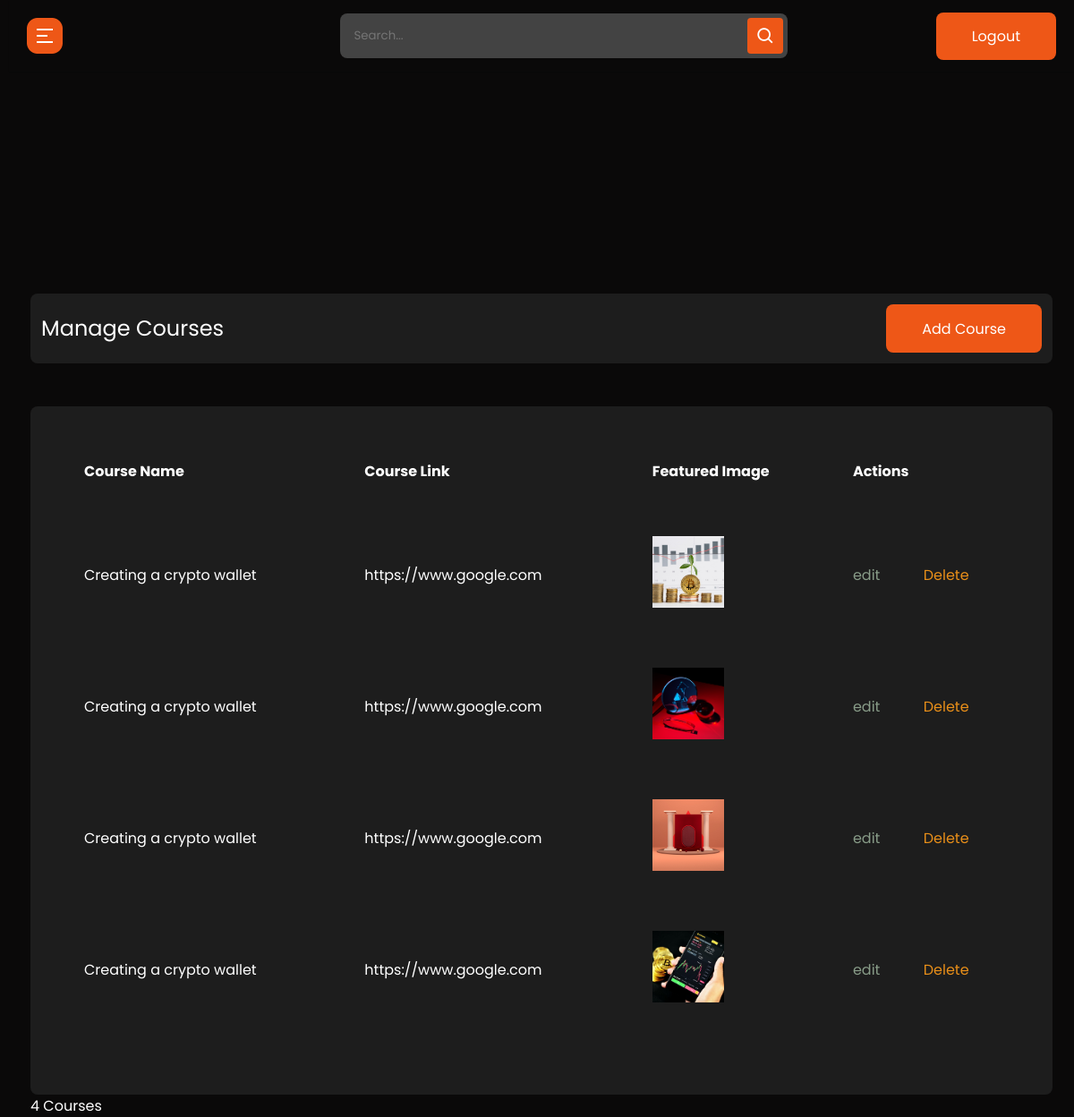
The app's page /admincourse (signed in) with its own data.
### cms/models.py (models this page shows, shortened)
class Course(models.Model):
    id = models.UUIDField(default=uuid.uuid4, unique=True, primary_key=True, editable=False)
    courses = models.TextField(null=True, blank=True)
    course_link = models.TextField(null=True, blank=True)
    featured_image = models.ImageField(null=True, blank=True, default="default.png", upload_to="course_images/")

### cms/decorators.py (the view)
        def wrapper_func(request, *args, **kwargs):
            group = None
            if request.user.groups.exists():
                group = request.user.groups.all()[0].name
            if group in allowed_roles:
                return view_func(request, *args, **kwargs)
            else:
                return redirect("unauthorized-page")

### cms/views.py (called while the page is built)
@login_required(login_url='admin-login')
@allowed_user(allowed_roles=['admin'])
@admin_only
def admin_course(request):
    template_name = 'cms/admin-course/index.html'
    courses = Course.objects.all()
    context = {'courses':courses}
    return render(request, template_name, context)

### cms/templates/cms/admin-course/index.html
{% extends 'admin_base.html' %}
{% load static %}
  {% block content %}
  <section class="panel-section" style="margin-top: -700px">
    <div class="panel-content">
	  <div class="page-wrapper admin-wrapper course-wrapper">
        <section class="alt-nav">
            <h4>Manage Courses</h4>
            <a href="{% url 'create-course' %}" class="btn">Add Course</a>
        </section>
      <section class="trade-table store-table course-table">
        <table>
          <thead>
            <tr>
              <th scope="col">Course Name</th>
              <th scope="col">Course Link</th>
              <th scope="col">Featured Image</th>
              <th scope="col" colspan="3">Actions</th>
            </tr>
          </thead>
          <tbody>
          {% for course in courses %}
            <tr>
              <td data-label="Course Name">{{course.courses}}</td>
              <td data-label="Course Name">{{course.course_link}}</td>
              <td data-label="image"><img src="{{course.featured_image.url}}"></td>
              <td data-label="Action"><a href="{% url 'update-course' course.id %}" class="edit">edit</a></td>
              <td><a style="color: rgb(233, 143, 25);" href="{% url 'delete-course' course.id %}" class="delete">Delete</a></td>
            </tr>
          {% endfor %}
          </tbody>
        </table>
      </section>
      {% if courses.count <= 1 %}
          {{courses.count}} Course
      {% elif courses.count > 1 %}
          {{courses.count}} Courses
      {% else %}
        No course has been added
      {% endif %}
	  </div>
    </div>
  </section>
{% endblock content %}

### cms/templates/admin_base.html (shortened to what this page needs)
{% load static %}
<!DOCTYPE html>
<html lang="en">
	<head>
      <link rel="stylesheet" type="text/css" href="{% static 'css/style.css' %}" />
      <link rel="stylesheet" type="text/css" href="{% static 'css/admin.css' %}" />
      <link rel="stylesheet" href="{% static 'css/sidebar.css' %}">
    <link href="https://cdn.jsdelivr.net/npm/remixicon@2.5.0/fonts/remixicon.css" rel="stylesheet">
    <link href='https://unpkg.com/boxicons@2.0.7/css/boxicons.min.css' rel='stylesheet'>
      <link rel="stylesheet" href="https://cdnjs.cloudflare.com/ajax/libs/font-awesome/5.15.1/css/all.min.css">
  </head>
<body>
  <section class="panel-section">
    <nav class="panel-nav">
      <div class="sidebar-button">
        <img src="{% static './images/hamburger.png' %}" class='bx bx-menu sidebarBtn'></i>
      </div>
      <div class="search-box">
        <form action="" method="get">
          <input type="search" placeholder="Search...">
          <i class='bx bx-search' ></i>
        </form>
      </div>
      <div>
        <a href="logout" class="btn">Logout</a>
      </div>
    </nav>
  </section>
    {% block content %} {% endblock %}
</body>
</html>

### static/css/style.css (style rules this page uses)
html { scroll-behavior: smooth; }
* { margin: 0; padding: 0; -webkit-box-sizing: border-box; box-sizing: border-box; }
body { font-family: "Poppins", sans-serif; background-color: #0A0909; color: #fff; max-width: 1440px; margin: auto; }
.page-wrapper { padding: 0 24px; }
h4 { font-size: clamp(20px, 3vw, 24px); }
h2, h4, h5 { line-height: 1.2; }
a { text-decoration: none; color: #fff; }
.btn { padding: 15px 40px; border: 0px; border-radius: 8px; background-color: #EE5717; font-family: "Poppins", sans-serif; -webkit-transition: 0.3s; transition: 0.3s; height: 54px; width: auto; }
a.btn { text-decoration: none; color: #fff; }
.trade-table { width: 90%; background-color: #1D1D1D; margin: auto; margin-top: 48px; border-radius: 8px; padding: 48px; }
.trade-table table { border-collapse: collapse; width: 100%; }
.trade-table table thead { font-weight: 500; }
.trade-table table td, .trade-table table th { text-align: left; padding: 12px; }
.trade-table table th { background-color: #1D1D1D; }
.trade-table table tr:nth-child(even) { background-color: #333333; border-radius: 8px; }

### static/css/admin.css (style rules this page uses)
* { font-family: "Poppins", sans-serif; }
.edit { color: #889c88; -webkit-transition: 0.3s; transition: 0.3s; }
.delete { color: #F83A3A; -webkit-transition: 0.3s; transition: 0.3s; }
.alt-nav { width: 100%; display: -webkit-box; display: -ms-flexbox; display: flex; -webkit-box-pack: justify; -ms-flex-pack: justify; justify-content: space-between; -webkit-box-align: center; -ms-flex-align: center; align-items: center; padding: 12px; background-color: #1D1D1D; border-radius: 8px; margin-top: 24px; }
.alt-nav h4 { font-weight: 400; }
.trade-table { width: 100%; }
.trade-table thead { font-weight: normal; }
.trade-table tbody { font-weight: 400; }
.store-table img { width: 80px; height: 80px; -o-object-fit: cover; object-fit: cover; -o-object-position: center; object-position: center; }
.store-table table thead tr { background-color: #1E1E1E; }
.store-table table tr:nth-child(even) { background-color: unset; }
.course-wrapper .trade-table table th, .course-wrapper .trade-table table td { padding-bottom: 48px; }

### static/css/sidebar.css (style rules this page uses)
.panel-section { position: relative; min-height: 100vh; width: calc(100% - 240px); left: 240px; transition: all 0.5s ease; }
.panel-section .panel-nav { display: flex; justify-content: space-between; height: 80px; background: #0A0909; display: flex; align-items: center; position: fixed; width: calc(100% - 240px); left: 240px; z-index: 100; padding: 0 20px; box-shadow: 0 1px 1px rgba(0, 0, 0, 0.1); transition: all 0.5s ease; }
.panel-section .panel-nav .sidebar-button { display: flex; align-items: center; }
.panel-nav .sidebar-button img { width: 40px; height: auto; }
.panel-section .panel-nav .search-box { position: relative; height: 50px; max-width: 500px; width: 100%; margin: 0 20px; }
.search-box form { height: 50px; }
.panel-nav .search-box input { height: 100%; width: 100%; outline: none; background: #434343; border-radius: 8px; padding: 0 15px; border: 0px; color: #fff; }
.panel-nav .search-box .bx-search { position: absolute; height: 40px; width: 40px; background: #EE5717; right: 5px; top: 50%; transform: translateY(-50%); border-radius: 4px; line-height: 40px; text-align: center; color: #fff; font-size: 22px; transition: all 0.4 ease; }
.panel-section .panel-content { position: relative; padding-top: 104px; margin-top: 100px; }
@media (max-width: 1240px) { .panel-section { width: calc(100% - 10px); left: 10px; } }
@media (max-width: 1240px) { .panel-section .panel-nav { width: calc(100% - 10px); left: 10px; } }

### records on screen
Course: courses "Creating a crypto wallet", course_link "https://www.google.com", featured_image (picture)
Course: courses "Creating a crypto wallet", course_link "https://www.google.com", featured_image (picture)
Course: courses "Creating a crypto wallet", course_link "https://www.google.com", featured_image (picture)
Course: courses "Creating a crypto wallet", course_link "https://www.google.com", featured_image (picture)

### other values on screen
{{ courses.count }} "4"
